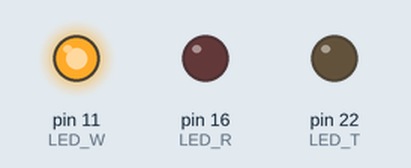
A program run on a simulated Raspberry Pi (header pin numbers). On the bench: output pins drawn as LEDs (lit = HIGH).

Above: at 0.2 s.
At 1.2 s:
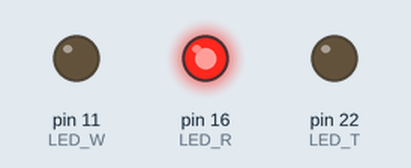
At 2.2 s:
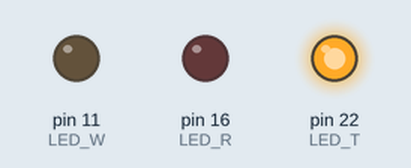
At 5.7 s:
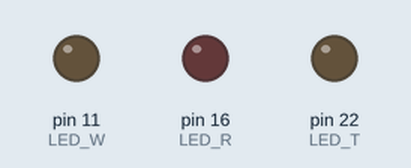
Timing chart, 0 to 6.9 s (numbered marks = the images above):
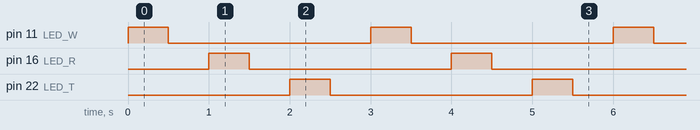

Measured:
- by itself, pin 11 (LED_W), pin 16 (LED_R), pin 22 (LED_T): alternates HIGH for 0.50 s and LOW for 2.5 s
- by itself, everything shown: repeats every 3.0 s, in 6 steps

The program:

led_t.py
```python
# coding: utf-8

# GPIO 라이브러리 임포트
import RPi.GPIO as GPIO

# time 라이브러리 임포트
import time

#핀 번호로 제어 : 핀 번호 할당 -> 커넥터 핀 번호로 설정
GPIO.setmode(GPIO.BOARD)

# 사용할 핀 번호 : chanel 번호
LED_W = 11
LED_R = 16
LED_T = 22

# 11번 채널(핀번호)을 출력 핀으로 설정, 초기 출력은 로우 레벨
GPIO.setup(LED_W, GPIO.OUT, initial = GPIO.LOW)
GPIO.setup(LED_R, GPIO.OUT, initial=GPIO.LOW)
GPIO.setup(LED_T, GPIO.OUT, initial=GPIO.LOW)

# 예외 처리
try:

    # 무한반복
    while 1:
        # 하이레벨 출력
        GPIO.output(LED_W, GPIO.HIGH)

        # 0.5s 대기
        time.sleep(0.5)

        # 로우 레벨 출력
        GPIO.output(LED_W, GPIO.LOW)

        # 0.5s 대기
        time.sleep(0.5)

        # 하이레벨 출력
        GPIO.output(LED_R, GPIO.HIGH)

        # 0.5s 대기
        time.sleep(0.5)

        # 로우 레벨 출력
        GPIO.output(LED_R, GPIO.LOW)

        # 0.5s 대기
        time.sleep(0.5)

        # 하이레벨 출력
        GPIO.output(LED_T, GPIO.HIGH)

        # 0.5s 대기
        time.sleep(0.5)

        # 로우 레벨 출력
        GPIO.output(LED_T, GPIO.LOW)

        # 0.5s 대기
        time.sleep(0.5)

# 키보드 예외를 검출
except KeyboardInterrupt:
    pass

# GPIO 개방
GPIO.cleanup()
```
